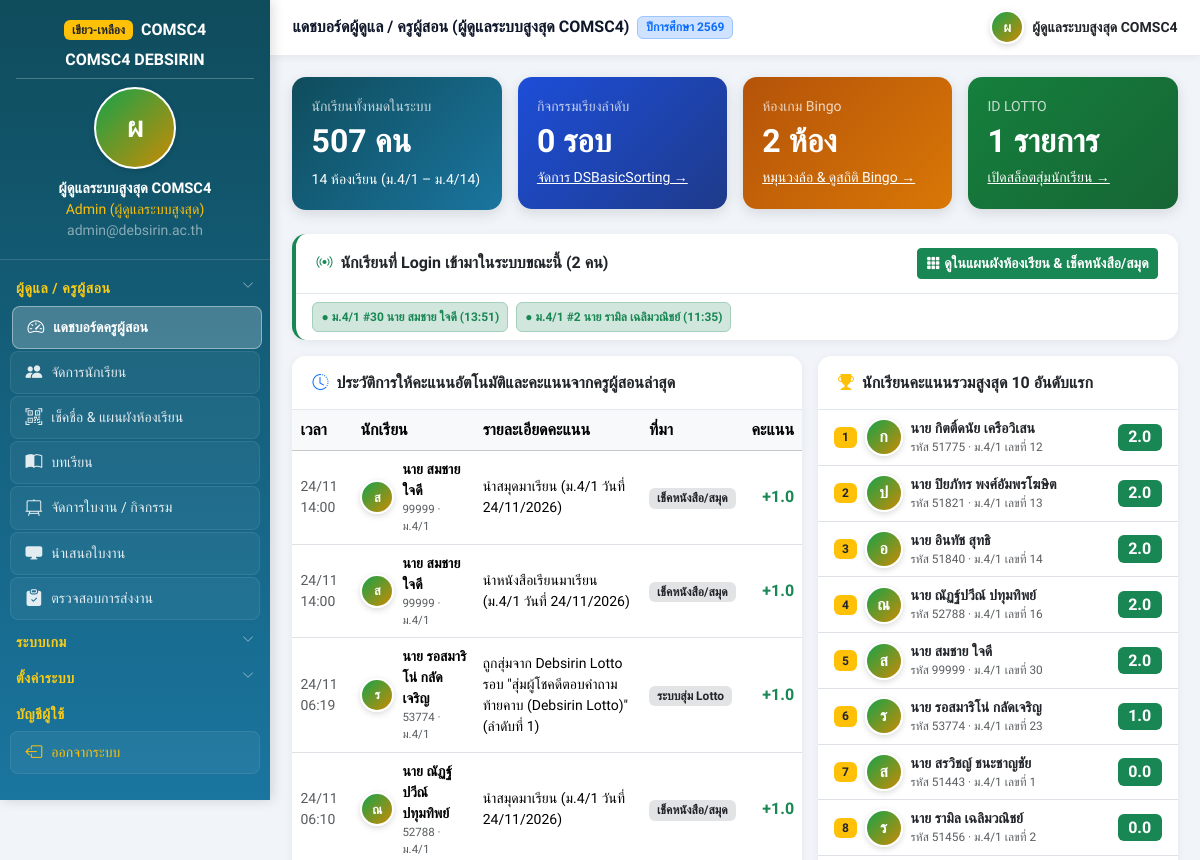
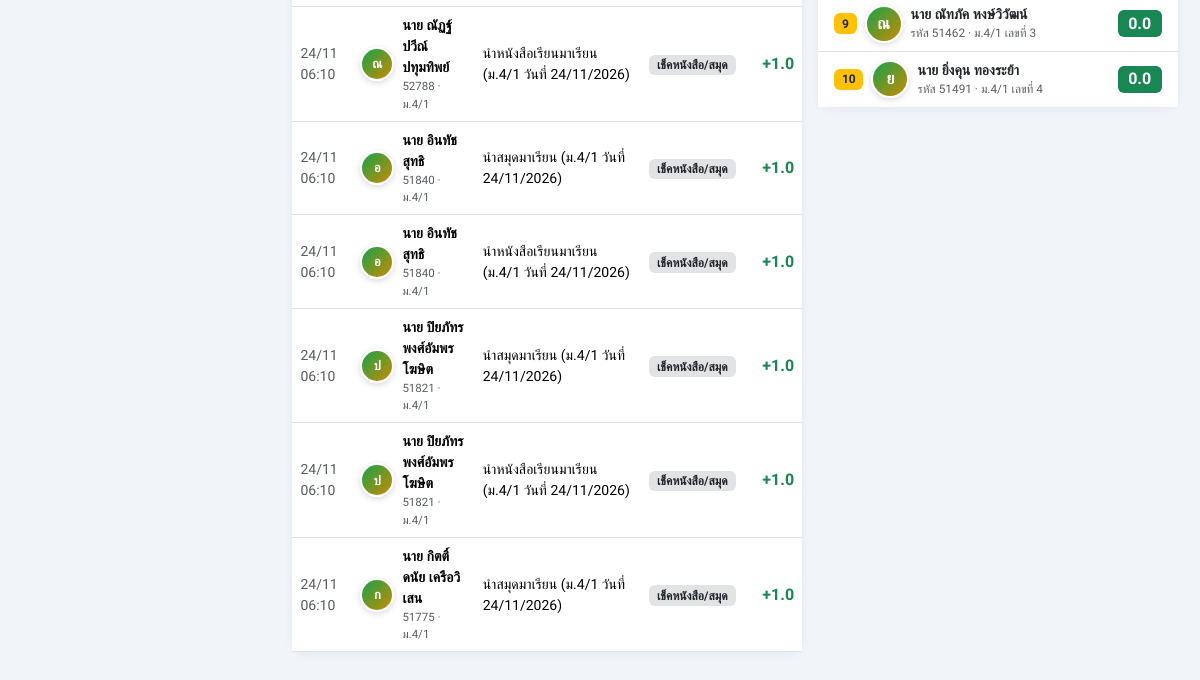
Before: /teacher/dashboard/ (signed in) with the older database file (2 pictures, top to bottom).
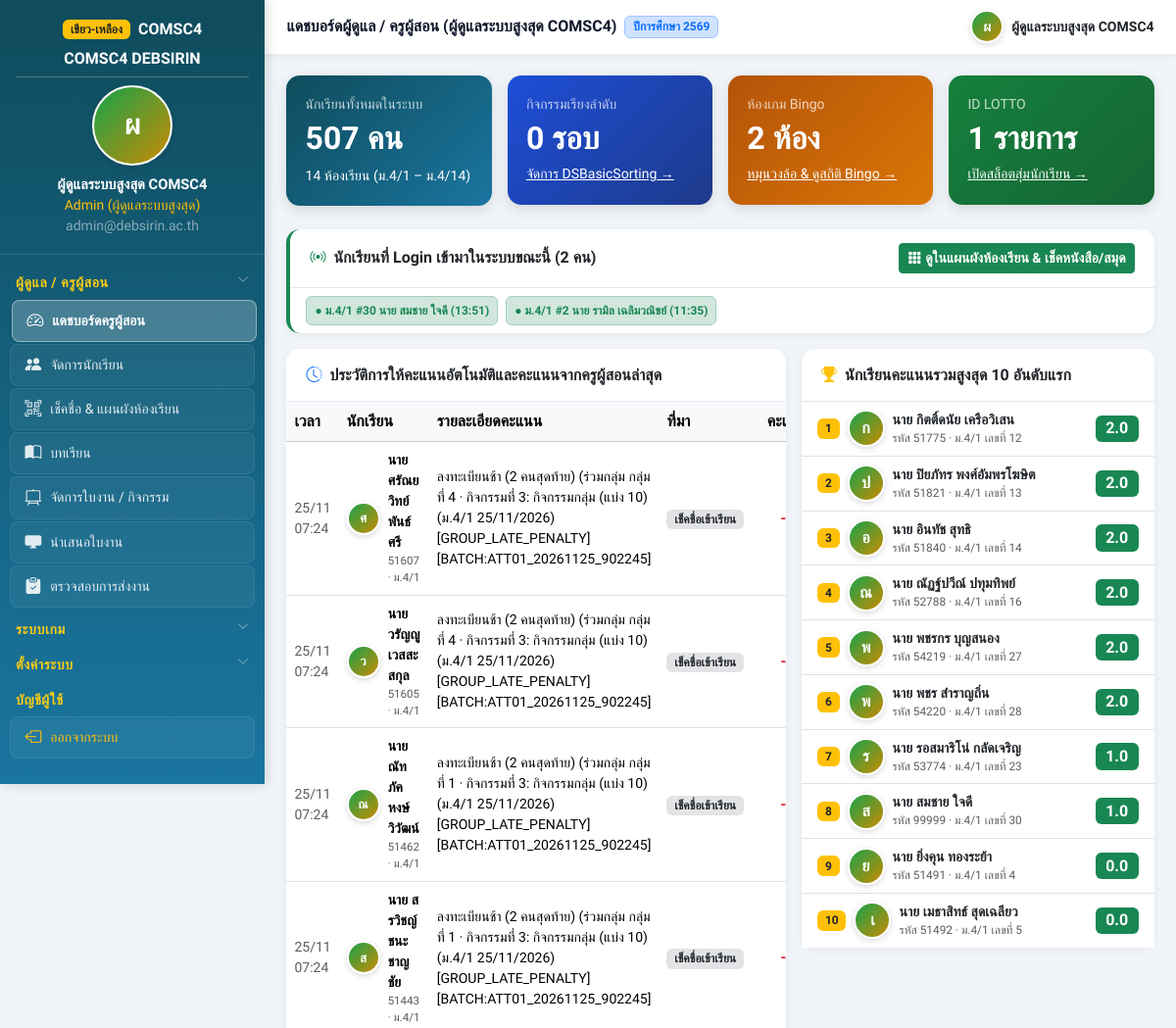
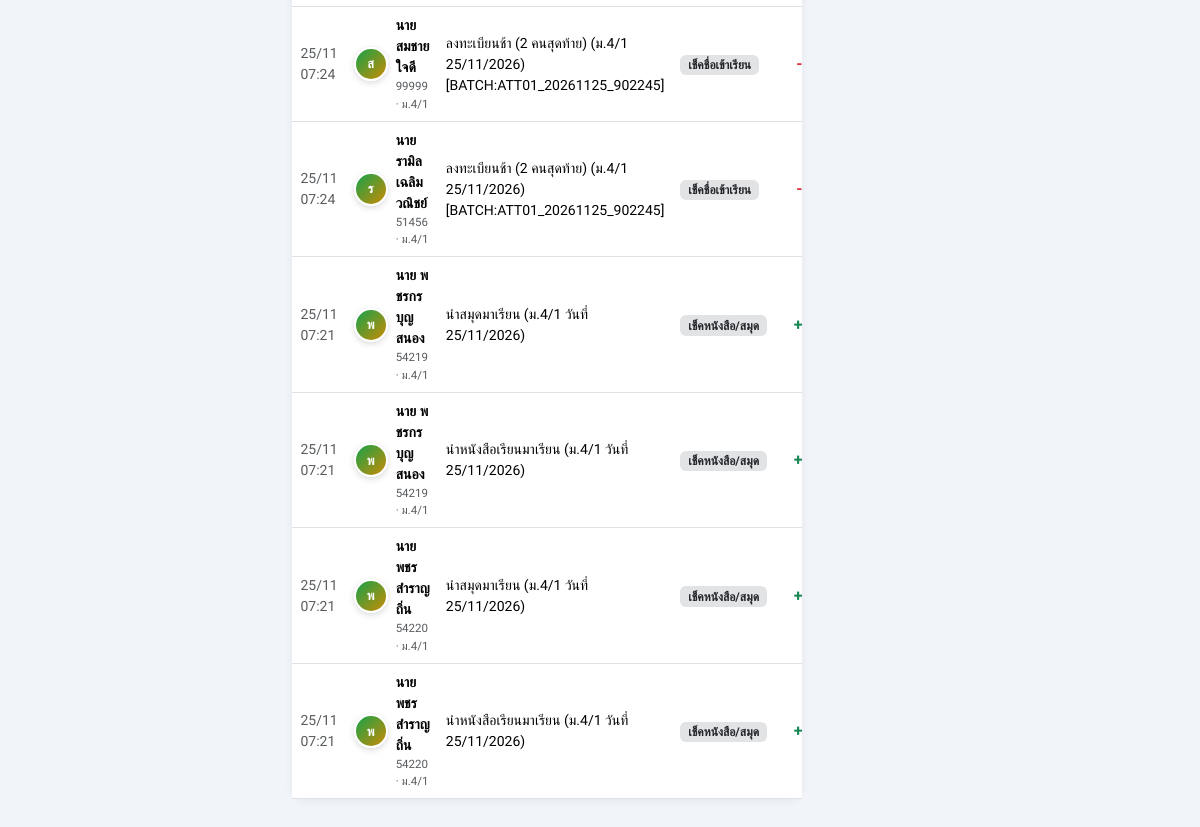
After: the same page with the newer database file (2 pictures, top to bottom).
### core/models.py (models this page shows, shortened)
class UserSession(models.Model):
    user = models.ForeignKey(User, on_delete=models.CASCADE, related_name='user_sessions')
    session_token = models.CharField('Session Token', max_length=120, db_index=True)
    device_info = models.CharField('ข้อมูลอุปกรณ์/เบราว์เซอร์', max_length=300, blank=True)
    ip_address = models.CharField('IP Address', max_length=64, blank=True)
    is_active = models.BooleanField('ใช้งานอยู่', default=True, db_index=True)
    created_at = models.DateTimeField(auto_now_add=True)
    last_active = models.DateTimeField(auto_now=True)
    class Meta:
        db_table = 'user_sessions'
        ordering = ['-last_active']
        verbose_name = 'เซสชันผู้ใช้'
        verbose_name_plural = 'เซสชันผู้ใช้'

class User(AbstractBaseUser, PermissionsMixin):
    ROLE_ADMIN = 'admin'
    ROLE_TEACHER = 'teacher'
    ROLE_STUDENT = 'student'
    ROLE_CHOICES = [
        (ROLE_ADMIN, 'Admin (ผู้ดูแลระบบสูงสุด)'),
        (ROLE_TEACHER, 'ผู้ดูแล / ครูผู้สอน'),
        (ROLE_STUDENT, 'นักเรียน'),
    ]
    username = models.CharField('ชื่อผู้ใช้ / รหัสอ้างอิง', max_length=100, unique=True)
    student_id = models.CharField('เลขประจำตัวนักเรียน (5 หลัก)', max_length=15, null=True, blank=True, db_index=True)
    email = models.EmailField('อีเมลโรงเรียน (@debsirin.ac.th)', max_length=150, blank=True, db_index=True)
    title_prefix = models.CharField('คำนำหน้า', max_length=30, blank=True)
    first_name = models.CharField('ชื่อ', max_length=150, blank=True)
    last_name = models.CharField('นามสกุล', max_length=150, blank=True)
    classroom = models.ForeignKey(
        'Classroom', null=True, blank=True, on_delete=models.SET_NULL,
        related_name='students', verbose_name='ชั้น/ห้อง'
    )
    room_code = models.CharField('รหัสห้อง (เช่น 01-14)', max_length=20, blank=True, db_index=True)
    class_number = models.PositiveIntegerField('เลขที่', default=0, db_index=True)
    group_name = models.CharField('กลุ่มเรียน/กลุ่มย่อย', max_length=50, blank=True, default='A')
    role = models.CharField('บทบาท', max_length=15, choices=ROLE_CHOICES, default=ROLE_STUDENT, db_index=True)
    academic_year = models.CharField('ปีการศึกษา', max_length=20, blank=True, default='2569', db_index=True)
    profile_photo = models.ImageField('รูปประจำตัว', upload_to='profiles/', null=True, blank=True)
    total_score = models.FloatField('คะแนนรวม', default=0.0, db_index=True)
    allow_google_oauth = models.BooleanField('อนุญาตล็อกอินด้วย Google OAuth', default=True)
    allow_password_login = models.BooleanField('อนุญาตล็อกอินด้วยรหัสผ่าน (กรณีพิเศษ)', default=False)
    current_session_key = models.CharField('Session ปัจจุบัน', max_length=100, blank=True)
    current_device_info = models.CharField('อุปกรณ์ปัจจุบัน', max_length=255, blank=True)
    is_active = models.BooleanField('เปิดใช้งาน', default=True)
    created_at = models.DateTimeField(auto_now_add=True)
    updated_at = models.DateTimeField(auto_now=True)
    objects = UserManager()
    USERNAME_FIELD = 'username'
    REQUIRED_FIELDS = []
    class Meta:
        verbose_name = 'ผู้ใช้'
        verbose_name_plural = 'ผู้ใช้'
        ordering = ['room_code', 'class_number', 'student_id', 'username']
        constraints = [
            models.UniqueConstraint(
                fields=['student_id', 'academic_year'],
                condition=Q(role='student', student_id__isnull=False) & ~Q(student_id=''),
                name='uniq_student_id_per_academic_year',
            ),
        ]
    def get_full_name(self):
        parts = [self.title_prefix, self.first_name, self.last_name]
        name = ' '.join(p.strip() for p in parts if p and p.strip())
        return name or self.username
    @property
    def room_display(self):
        if self.classroom:
            return self.classroom.name
        if self.room_code:
            return f'ม.4/{int(self.room_code)}' if self.room_code.isdigit() else self.room_code
        return '-'
    @property
    def is_admin_role(self):
        return self.role == self.ROLE_ADMIN
    @property
    def is_teacher_role(self):
        return self.role in (self.ROLE_ADMIN, self.ROLE_TEACHER)
    @property
    def is_student_role(self):
        return self.role == self.ROLE_STUDENT
    @property
    def avatar_url(self):
        if self.profile_photo:
            try:
                return self.profile_photo.url
            except Exception:
                pass
        if hasattr(self, 'profile_record') and self.profile_record.profile_image_url:
            return self.profile_record.profile_image_url
        return ''
    @property
    def avatar_initial(self):
        if self.first_name:
            return self.first_name[0].upper()
        if self.username:
            return self.username[0].upper()
        return 'S'

class Classroom(models.Model):
    BOARD_BOTTOM = 'bottom'
    BOARD_TOP = 'top'
    BOARD_CHOICES = [
        (BOARD_BOTTOM, 'กระดานดำ / หน้าชั้นเรียนอยู่ด้านล่างสุด (มุมมองจากหลังห้องไปหน้าห้อง)'),
        (BOARD_TOP, 'กระดานดำ / หน้าชั้นเรียนอยู่ด้านบนสุด'),
    ]
    code = models.CharField('รหัสห้อง (เช่น 01)', max_length=10, unique=True)
    name = models.CharField('ชื่อห้องเรียน (เช่น ม.4/1)', max_length=100)
    grade_level = models.CharField('ระดับชั้น', max_length=20, default='4')
    lab_room = models.ForeignKey(
        LabRoomLayout, null=True, blank=True, on_delete=models.SET_NULL,
        related_name='classrooms', verbose_name='แผนผังห้องที่ใช้เรียน'
    )
    seat_rows = models.PositiveSmallIntegerField('จำนวนแถวที่นั่ง', default=6)
    seat_cols = models.PositiveSmallIntegerField('จำนวนคอลัมน์ที่นั่ง', default=7)
    board_position = models.CharField(
        'ตำแหน่งกระดานดำ', max_length=15, choices=BOARD_CHOICES, default=BOARD_BOTTOM
    )
    layout_config = models.TextField(
        'การตั้งค่าผังที่นั่งเพิ่มเติม (JSON: disabled_seats, custom_labels, aisle_cols)',
        blank=True, default='{}'
    )
    is_active = models.BooleanField('เปิดใช้งาน', default=True)
    class Meta:
        ordering = ['code']
        verbose_name = 'ห้องเรียน'
        verbose_name_plural = 'ห้องเรียน'

class ScoreLog(models.Model):
    student = models.ForeignKey(User, on_delete=models.CASCADE, related_name='score_logs')
    rule = models.ForeignKey(ScoreRule, null=True, blank=True, on_delete=models.SET_NULL, related_name='logs')
    score_period = models.ForeignKey(
        'ScorePeriod', null=True, blank=True, on_delete=models.SET_NULL,
        related_name='score_logs', verbose_name='ช่วงคะแนน'
    )
    academic_year = models.CharField('ปีการศึกษา', max_length=20, default='2569', db_index=True)
    points = models.FloatField('คะแนนที่ได้รับ (+ หรือ -)')
    reason = models.CharField('รายละเอียด/ที่มาของคะแนน', max_length=255)
    source_module = models.CharField(
        'ที่มาของคะแนน', max_length=30,
        choices=[
            ('manual', 'ครูให้คะแนน'),
            ('material', 'เช็คหนังสือ/สมุด'),
            ('sorting', 'กิจกรรมเรียงลำดับ (Sorting)'),
            ('bingo', 'เกม Bingo'),
            ('lotto', 'ระบบสุ่ม Lotto'),
            ('quiz', 'แบบทดสอบ AI'),
            ('activity', 'กิจกรรมการเรียนรู้'),
            ('attendance', 'เช็คชื่อเข้าเรียน'),
        ],
        default='manual', db_index=True
    )
    awarded_by = models.ForeignKey(User, null=True, blank=True, on_delete=models.SET_NULL, related_name='awarded_score_logs')
    created_at = models.DateTimeField(auto_now_add=True)
    class Meta:
        ordering = ['-created_at']

### core/views.py (the view)
# urls.py: path('teacher/dashboard/', views.teacher_dashboard_view, name='teacher_dashboard'),
@teacher_required
def teacher_dashboard_view(request):
    cur_yr = get_current_academic_year()
    total_students = get_active_students_qs(cur_yr).count()
    total_classrooms = Classroom.objects.count()
    active_sorting = SortingActivity.objects.filter(academic_year=cur_yr, is_active=True).count()
    active_bingo = BingoRoom.objects.filter(academic_year=cur_yr, status__in=['open', 'playing']).count()
    recent_score_logs = ScoreLog.objects.filter(academic_year=cur_yr).select_related('student', 'rule')[:10]
    top_students = get_active_students_qs(cur_yr).order_by('-total_score', 'room_code', 'class_number')[:10]
    recent_lotto = LottoResult.objects.filter(session__academic_year=cur_yr, removed=False).select_related('student', 'session')[:8]
    online_sessions = list(
        UserSession.objects.filter(
            user__role=User.ROLE_STUDENT, user__academic_year=cur_yr, user__is_active=True, is_active=True
        )
        .select_related('user', 'user__classroom')
        .order_by('-last_active')[:40]
    )
    return render(request, 'teacher/dashboard.html', {
        'total_students': total_students,
        'total_classrooms': total_classrooms,
        'active_sorting': active_sorting,
        'active_bingo': active_bingo,
        'recent_score_logs': recent_score_logs,
        'top_students': top_students,
        'recent_lotto': recent_lotto,
        'online_sessions': online_sessions,
        'online_students_count': len(online_sessions),
    })

### core/models.py (called while the page is built)
    def get_theme_colors(self):
        colors = dict(self.DEFAULT_THEME_COLORS)
        try:
            parsed = json.loads(self.theme_colors_json or '{}')
            if isinstance(parsed, dict):
                for k, v in parsed.items():
                    if k in colors and isinstance(v, str) and re.match(r'^#[0-9a-fA-F]{6}$', v.strip()):
                        colors[k] = v.strip()
        except Exception:
            pass
        return colors

    @classmethod
    def get(cls):
        obj, _ = cls.objects.get_or_create(pk=1)
        return obj

### core/services.py (called while the page is built)
def get_current_academic_year():
    return (SystemSetting.get().current_academic_year or '2569').strip() or '2569'

def get_active_students_qs(academic_year=None, **extra_filters):
    yr = (academic_year or get_current_academic_year()).strip()
    return User.objects.filter(
        role=User.ROLE_STUDENT,
        academic_year=yr,
        is_active=True,
        **extra_filters,
    )

### templates/teacher/dashboard.html (shortened to what the changed rows need)
{% extends 'base.html' %}
{% block content %}
<div class="card mb-3 border-start border-4 border-success">
  <div class="card-body py-2">
    <div class="d-flex flex-wrap gap-2">
      {% for sess in online_sessions %}
      <a href="{% url 'core:teacher_attendance' %}?classroom_id={{ sess.user.classroom_id|default:'' }}"
         class="badge bg-success-subtle text-success border border-success-subtle text-decoration-none py-2 px-2">
        ● {{ sess.user.room_display }} #{{ sess.user.class_number }} {{ sess.user.get_full_name }} ({{ sess.last_active|date:"H:i" }})
      </a>
      {% empty %}
      <span class="small text-muted">ยังไม่มีนักเรียนที่ Login อยู่ในขณะนี้</span>
      {% endfor %}
    </div>
  </div>
</div>
<div class="row g-3">
  <div class="col-lg-7">
    <div class="card mb-3">
      <div class="card-body p-0">
        <div class="table-responsive">
          <table class="table table-hover align-middle mb-0">
            <thead class="table-light">
              <tr><th>เวลา</th><th>นักเรียน</th><th>รายละเอียดคะแนน</th><th>ที่มา</th><th class="text-end">คะแนน</th></tr>
            </thead>
            <tbody>
              {% for log in recent_score_logs %}
              <tr>
                <td class="small text-muted">{{ log.created_at|date:"d/m H:i" }}</td>
                <td>
                  <div class="d-flex align-items-center gap-2">
                    {% if log.student.avatar_url %}
                      <img src="{{ log.student.avatar_url }}" class="avatar-circle" style="width:34px;height:34px;">
                    {% else %}
                      <span class="avatar-circle" style="width:34px;height:34px;font-size:0.8rem;">{{ log.student.avatar_initial }}</span>
                    {% endif %}
                    <div>
                      <div class="fw-bold small">{{ log.student.get_full_name }}</div>
                      <div class="text-muted" style="font-size:0.72rem;">{{ log.student.student_id }} · {{ log.student.room_display }}</div>
                    </div>
                  </div>
                </td>
                <td class="small">{{ log.reason }}</td>
                <td><span class="badge bg-secondary-subtle text-dark">{{ log.get_source_module_display }}</span></td>
                <td class="text-end fw-bold {% if log.points >= 0 %}text-success{% else %}text-danger{% endif %}">
                  {% if log.points >= 0 %}+{% endif %}{{ log.points|floatformat:1 }}
                </td>
              </tr>
              {% empty %}
              <tr><td colspan="5" class="text-center text-muted py-4">ยังไม่มีประวัติคะแนน</td></tr>
              {% endfor %}
            </tbody>
          </table>
        </div>
      </div>
    </div>
  </div>
  <div class="col-lg-5">
    <div class="card">
      <div class="card-body p-0">
        <ul class="list-group list-group-flush">
          {% for st in top_students %}
          <li class="list-group-item d-flex align-items-center justify-content-between">
            <div class="d-flex align-items-center gap-2">
              <span class="badge bg-warning text-dark">{{ forloop.counter }}</span>
              {% if st.avatar_url %}
                <img src="{{ st.avatar_url }}" class="avatar-circle" style="width:38px;height:38px;">
              {% else %}
                <span class="avatar-circle" style="width:38px;height:38px;">{{ st.avatar_initial }}</span>
              {% endif %}
              <div>
                <div class="fw-bold small">{{ st.get_full_name }}</div>
                <div class="text-muted" style="font-size:0.74rem;">รหัส {{ st.student_id }} · {{ st.room_display }} เลขที่ {{ st.class_number }}</div>
              </div>
            </div>
            <span class="badge bg-success fs-6">{{ st.total_score|floatformat:1 }}</span>
          </li>
          {% endfor %}
        </ul>
      </div>
    </div>
  </div>
</div>
{% endblock %}

Changed rows visible on the page:
no longer on this page (row unchanged): ScoreLog: created_at "24/11 14:00", student.avatar_initial "ส", student.get_full_name "นาย สมชาย ใจดี", student.student_id "99999", student.room_display "ม.4/1", reason "นำสมุดมาเรียน (ม.4/1 วันที่ 24/11/2026)", source_module "เช็คหนังสือ/สมุด", points "1.0"
no longer on this page (row unchanged): ScoreLog: created_at "24/11 14:00", student.avatar_initial "ส", student.get_full_name "นาย สมชาย ใจดี", student.student_id "99999", student.room_display "ม.4/1", reason "นำหนังสือเรียนมาเรียน (ม.4/1 วันที่ 24/11/2026)", source_module "เช็คหนังสือ/สมุด", points "1.0"
no longer on this page (row unchanged): ScoreLog: created_at "24/11 06:19", student.avatar_initial "ร", student.get_full_name "นาย รอสมาริโน่ กลัดเจริญ", student.student_id "53774", student.room_display "ม.4/1", reason "ถูกสุ่มจาก Debsirin Lotto รอบ \"สุ่มผู้โชคดีตอบคำถามท้ายคาบ (Debsirin Lotto)\" (ลำดับที่ 1)", source_module "ระบบสุ่ม Lotto", points "1.0"
no longer on this page (row unchanged): ScoreLog: created_at "24/11 06:10", student.avatar_initial "ณ", student.get_full_name "นาย ณัฏฐ์ปวีณ์ ปทุมทิพย์", student.student_id "52788", student.room_display "ม.4/1", reason "นำสมุดมาเรียน (ม.4/1 วันที่ 24/11/2026)", source_module "เช็คหนังสือ/สมุด", points "1.0"
no longer on this page (row unchanged): ScoreLog: created_at "24/11 06:10", student.avatar_initial "ณ", student.get_full_name "นาย ณัฏฐ์ปวีณ์ ปทุมทิพย์", student.student_id "52788", student.room_display "ม.4/1", reason "นำหนังสือเรียนมาเรียน (ม.4/1 วันที่ 24/11/2026)", source_module "เช็คหนังสือ/สมุด", points "1.0"
no longer on this page (row unchanged): ScoreLog: created_at "24/11 06:10", student.avatar_initial "อ", student.get_full_name "นาย อินทัช สุทธิ", student.student_id "51840", student.room_display "ม.4/1", reason "นำสมุดมาเรียน (ม.4/1 วันที่ 24/11/2026)", source_module "เช็คหนังสือ/สมุด", points "1.0"
no longer on this page (row unchanged): ScoreLog: created_at "24/11 06:10", student.avatar_initial "อ", student.get_full_name "นาย อินทัช สุทธิ", student.student_id "51840", student.room_display "ม.4/1", reason "นำหนังสือเรียนมาเรียน (ม.4/1 วันที่ 24/11/2026)", source_module "เช็คหนังสือ/สมุด", points "1.0"
no longer on this page (row unchanged): ScoreLog: created_at "24/11 06:10", student.avatar_initial "ป", student.get_full_name "นาย ปิยภัทร พงศ์อัมพรโฆษิต", student.student_id "51821", student.room_display "ม.4/1", reason "นำสมุดมาเรียน (ม.4/1 วันที่ 24/11/2026)", source_module "เช็คหนังสือ/สมุด", points "1.0"
no longer on this page (row unchanged): ScoreLog: created_at "24/11 06:10", student.avatar_initial "ป", student.get_full_name "นาย ปิยภัทร พงศ์อัมพรโฆษิต", student.student_id "51821", student.room_display "ม.4/1", reason "นำหนังสือเรียนมาเรียน (ม.4/1 วันที่ 24/11/2026)", source_module "เช็คหนังสือ/สมุด", points "1.0"
no longer on this page (row unchanged): ScoreLog: created_at "24/11 06:10", student.avatar_initial "ก", student.get_full_name "นาย กิตติ์ดนัย เครือวิเสน", student.student_id "51775", student.room_display "ม.4/1", reason "นำสมุดมาเรียน (ม.4/1 วันที่ 24/11/2026)", source_module "เช็คหนังสือ/สมุด", points "1.0"
no longer on this page (row edited): User: avatar_initial "ส", get_full_name "นาย สรวิชญ์ ชนะชาญชัย", student_id "51443", room_display "ม.4/1", class_number "1", total_score "0.0"
no longer on this page (row edited): User: avatar_initial "ร", get_full_name "นาย รามิล เฉลิมวณิชย์", student_id "51456", room_display "ม.4/1", class_number "2", total_score "0.0"
no longer on this page (row edited): User: avatar_initial "ณ", get_full_name "นาย ณัทภัค หงษ์วิวัฒน์", student_id "51462", room_display "ม.4/1", class_number "3", total_score "0.0"
added ScoreLog: created_at "25/11 07:24", student.avatar_initial "ศ", student.get_full_name "นาย ศรัณยวิทย์ พันธ์ศรี", student.student_id "51607", student.room_display "ม.4/1", reason "ลงทะเบียนช้า (2 คนสุดท้าย) (ร่วมกลุ่ม กลุ่มที่ 4 · กิจกรรมที่ 3: กิจกรรมกลุ่ม (แบ่ง 10) (ม.4/1 25/11/2026) [GROUP_LATE_PENALTY] [BATCH:ATT01_20261125_902245]", source_module "เช็คชื่อเข้าเรียน", points -1 (drawn)
added ScoreLog: created_at "25/11 07:24", student.avatar_initial "ว", student.get_full_name "นาย วรัญญู เวสสะสกุล", student.student_id "51605", student.room_display "ม.4/1", reason "ลงทะเบียนช้า (2 คนสุดท้าย) (ร่วมกลุ่ม กลุ่มที่ 4 · กิจกรรมที่ 3: กิจกรรมกลุ่ม (แบ่ง 10) (ม.4/1 25/11/2026) [GROUP_LATE_PENALTY] [BATCH:ATT01_20261125_902245]", source_module "เช็คชื่อเข้าเรียน", points -1 (drawn)
added ScoreLog: created_at "25/11 07:24", student.avatar_initial "ณ", student.get_full_name "นาย ณัทภัค หงษ์วิวัฒน์", student.student_id "51462", student.room_display "ม.4/1", reason "ลงทะเบียนช้า (2 คนสุดท้าย) (ร่วมกลุ่ม กลุ่มที่ 1 · กิจกรรมที่ 3: กิจกรรมกลุ่ม (แบ่ง 10) (ม.4/1 25/11/2026) [GROUP_LATE_PENALTY] [BATCH:ATT01_20261125_902245]", source_module "เช็คชื่อเข้าเรียน", points -1 (drawn)
added ScoreLog: created_at "25/11 07:24", student.avatar_initial "ส", student.get_full_name "นาย สรวิชญ์ ชนะชาญชัย", student.student_id "51443", student.room_display "ม.4/1", reason "ลงทะเบียนช้า (2 คนสุดท้าย) (ร่วมกลุ่ม กลุ่มที่ 1 · กิจกรรมที่ 3: กิจกรรมกลุ่ม (แบ่ง 10) (ม.4/1 25/11/2026) [GROUP_LATE_PENALTY] [BATCH:ATT01_20261125_902245]", source_module "เช็คชื่อเข้าเรียน", points -1 (drawn)
added ScoreLog: created_at "25/11 07:24", student.avatar_initial "ส", student.get_full_name "นาย สมชาย ใจดี", student.student_id "99999", student.room_display "ม.4/1", reason "ลงทะเบียนช้า (2 คนสุดท้าย) (ม.4/1 25/11/2026) [BATCH:ATT01_20261125_902245]", source_module "เช็คชื่อเข้าเรียน", points -1 (drawn)
added ScoreLog: created_at "25/11 07:24", student.avatar_initial "ร", student.get_full_name "นาย รามิล เฉลิมวณิชย์", student.student_id "51456", student.room_display "ม.4/1", reason "ลงทะเบียนช้า (2 คนสุดท้าย) (ม.4/1 25/11/2026) [BATCH:ATT01_20261125_902245]", source_module "เช็คชื่อเข้าเรียน", points -1 (drawn)
added ScoreLog: created_at "25/11 07:21", student.avatar_initial "พ", student.get_full_name "นาย พชรกร บุญสนอง", student.student_id "54219", student.room_display "ม.4/1", reason "นำสมุดมาเรียน (ม.4/1 วันที่ 25/11/2026)", source_module "เช็คหนังสือ/สมุด"
added ScoreLog: created_at "25/11 07:21", student.avatar_initial "พ", student.get_full_name "นาย พชรกร บุญสนอง", student.student_id "54219", student.room_display "ม.4/1", reason "นำหนังสือเรียนมาเรียน (ม.4/1 วันที่ 25/11/2026)", source_module "เช็คหนังสือ/สมุด"
added ScoreLog: created_at "25/11 07:21", student.avatar_initial "พ", student.get_full_name "นาย พชร สำราญถิ่น", student.student_id "54220", student.room_display "ม.4/1", reason "นำสมุดมาเรียน (ม.4/1 วันที่ 25/11/2026)", source_module "เช็คหนังสือ/สมุด"
added ScoreLog: created_at "25/11 07:21", student.avatar_initial "พ", student.get_full_name "นาย พชร สำราญถิ่น", student.student_id "54220", student.room_display "ม.4/1", reason "นำหนังสือเรียนมาเรียน (ม.4/1 วันที่ 25/11/2026)", source_module "เช็คหนังสือ/สมุด"
now on this page (row edited): User: avatar_initial "พ", get_full_name "นาย พชรกร บุญสนอง", student_id "54219", room_display "ม.4/1", class_number "27", total_score "2.0"
now on this page (row edited): User: avatar_initial "พ", get_full_name "นาย พชร สำราญถิ่น", student_id "54220", room_display "ม.4/1", class_number "28", total_score "2.0"
shown differently, row unchanged: User "นาย รอสมาริโน่ กลัดเจริญ": moves up the list
changed User "นาย สมชาย ใจดี": total_score "2.0" → "1.0"
now on this page (row unchanged): User: avatar_initial "เ", get_full_name "นาย เมธาสิทธ์ สุดเฉลียว", student_id "51492", room_display "ม.4/1", class_number "5", total_score "0.0"
